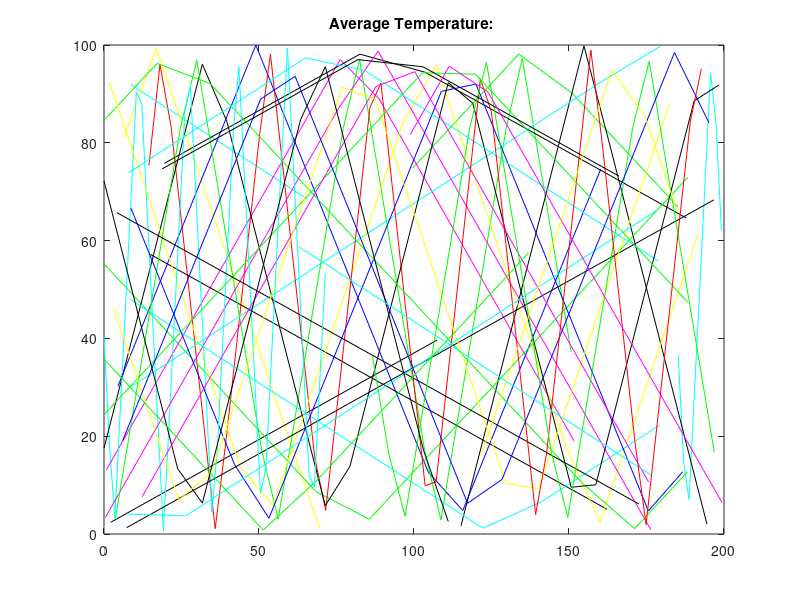

MATLAB code for this plot:


Nm = 10;   %This is number of molecules
colors = ["b", "c", "g", "k", "m", "r", "y"];   %This are the different colors that will be represented in the plot

kb = 1.38064852; %This is the Boltzmann constant
T = 300;         %This is Temperature in Kelvin
m = 9.10938356E-31; %This is mass of an Electron
ThermVelo = sqrt(kb * T / m) / 1E15;  %This is the calculation for Thermal velocity

TimeCollision = 0.2;   % This is measured in Picoseconds
TimeSteps = 1E-3;            


% The positions of molecules
molecules = rand(Nm, 2);
molecules(:, 2) = molecules(:, 2)*200;  % x-coordinates
molecules(:, 1) = molecules(:, 1)*100;  % y-coordinates



% column 3 is x-velocity,while column 4 is -velocity
angles = randn(Nm, 1) .* 2 * pi;
molecules(:, 3) = randn(Nm, 1) + ThermVelo*cos(angles);
molecules(:, 4) = randn(Nm, 1) + ThermVelo*sin(angles);



% Loop for time 
for i = 0:50      
    OldMolecules = molecules;
    molecules(:, 1) = molecules(:, 1) + molecules(:, 4);
    molecules(:, 2) = molecules(:, 2) + molecules(:, 3);
    
    % This is to make sure the particles do not leave the shape from the
    % right side
    x_boundary_changes_right = molecules(:, 2) > 200;
    if any(x_boundary_changes_right)
        molecules(:, 2) = molecules(:, 2) .* ~x_boundary_changes_right;
    end
    %This is to make sure the particles do not leave the shape from the
    % right side
    x_boundary_changes_left = molecules(:, 2) < 0;
    if any(x_boundary_changes_left)
        molecules(:, 2) = molecules(:, 2) + 200 * x_boundary_changes_left - abs(molecules(:, 2) .* x_boundary_changes_left);
    end
     %This is to make sure the particles do not leave the shape from the top 
     %of shape
    y_boundary_changes_upper = molecules(:, 1) > 100;
    if any(y_boundary_changes_upper)
        molecules(:, 4) = molecules(:, 4) - (2 * molecules(:, 4) .* y_boundary_changes_upper);
        overshoot = (molecules(:, 1) - 100) .* y_boundary_changes_upper;
        molecules(:, 1) = molecules(:, 1) - 2 * overshoot;
    end
    %This is to make sure the particles do not leave the bottom of the
    %shape
    y_boundary_changes_lower = molecules(:, 1) < 0;
    if any(y_boundary_changes_lower)
        molecules(:, 4) = molecules(:, 4) - (2 * molecules(:, 4) .* y_boundary_changes_lower);
        overshoot = abs(molecules(:, 1)) .* y_boundary_changes_lower;
        molecules(:, 1) = molecules(:, 1) + 2 * overshoot;
    end
    
    % plot position updates of particles 
    x_boundary_affected = x_boundary_changes_right | x_boundary_changes_left;
    AvgTemp = mean(((sqrt(molecules(:, 3).^2 + molecules(:, 4).^2) .* 1E15).^2) .* m ./ kb);
    title(sprintf("Average Temperature: %s", AvgTemp))
    
    for i = 1:length(molecules)
        if ~x_boundary_affected(i)
            plot([OldMolecules(i, 2) molecules(i, 2)], [OldMolecules(i, 1) molecules(i, 1)], colors(mod(i, length(colors)) + 1))
        end
    end
    axis([0 200 0 100])
    hold on
    pause(0.1)
end